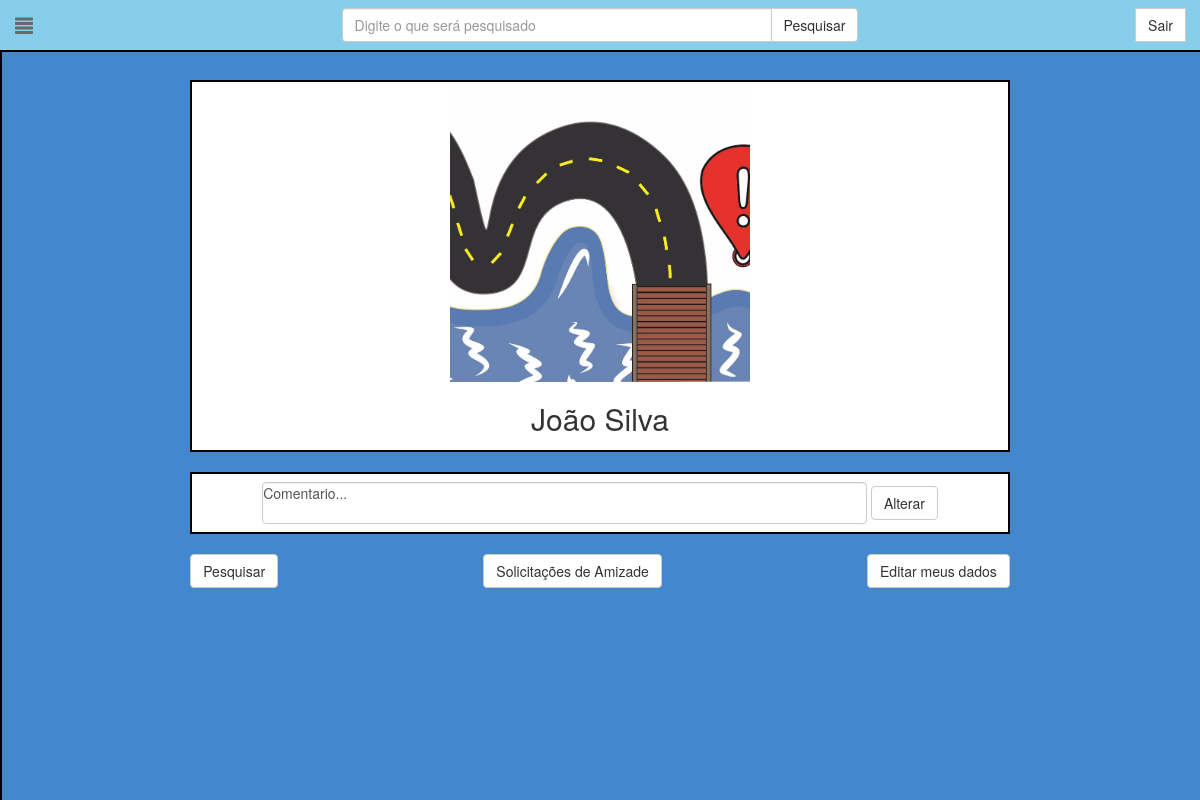
The page /perfil/4/ (signed in) on the database its author committed.
### MapFindIt/models.py (models this page shows, shortened)
class Usuario(models.Model):
    idusuario = models.AutoField(db_column='idUsuario', primary_key=True)  # Field name made lowercase.
    primnomeusuario = models.CharField(db_column='primNomeUsuario', max_length=25)  # Field name made lowercase.
    emailusuario = models.CharField(db_column='emailUsuario', max_length=50)  # Field name made lowercase.
    senhausuario = models.CharField(db_column='senhaUsuario', max_length=32)  # Field name made lowercase.
    datanascimento = models.DateField(db_column='dataNascimento')  # Field name made lowercase.
    idtsexo = models.CharField(db_column='idtSexo', max_length=1)  # Field name made lowercase.
    ultnomeusuario = models.CharField(db_column='ultNomeUsuario', max_length=50)  # Field name made lowercase.
    txtfrase = models.CharField(db_column="txtFrase", max_length=100, default="No que você está pensando?") #Field name made lowercase
    foto = models.ImageField(upload_to='MapFindIt/static/MapFindIt/imagemUsers/', null=True, blank=True)
    class Meta:
        db_table = 'usuario'

### MapFindIt/views.py (the view)
# urls.py: url(r'^perfil/(?P<idusuario>[0-9]+)/$', views.perfil, name="perfil"),
def perfil(request, idusuario):
	if request.method=="POST" and request.POST.__contains__('primNome'): #Usuario alterou um dos dados de cadastro
		usuarioFull=get_object_or_404(Usuario, idusuario=request.session.get('usuarioLogado'))
		usuarioFull.datanascimento=datetime.datetime.strptime(request.POST.get('nascimento'), "%d/%m/%Y").strftime("%Y-%m-%d")
		usuarioFull.primnomeusuario=request.POST.get('primNome')
		usuarioFull.ultnomeusuario=request.POST.get('ultimoNome')
		usuarioFull.idtsexo=request.POST.get('gender')[:1]
		usuarioFull.save()
		usuario = get_object_or_404(Usuario, idusuario=idusuario)
		amigos=Amizade.objects.filter(idusuario1=idusuario).filter(idusuario2=request.session.get('usuarioLogado')).exists()
		return render(request, 'MapFindIt/perfil.html', {'usuario': usuarioFull, 'idPag': usuario, 'amigos':amigos})
	else:
	  if request.method=="GET" and request.GET.__contains__('fraseUsuario'): #Se a frase do usuario foi alterada
		  usuarioFull=get_object_or_404(Usuario, idusuario=request.session.get('usuarioLogado'))
		  usuarioFull.txtfrase=request.GET.get('fraseUsuario')
		  usuarioFull.save()
		  usuario = get_object_or_404(Usuario, idusuario=idusuario)
		  amigos=Amizade.objects.filter(idusuario1=idusuario).filter(idusuario2=request.session.get('usuarioLogado')).exists()
		  return render(request, 'MapFindIt/perfil.html', {'usuario': usuarioFull, 'idPag': usuario, 'amigos':amigos})
	  else:
		  if request.method=="POST" and request.POST.__contains__('senhaAtual'): #Se a senha do usuario foi alterada
			  usuarioFull=get_object_or_404(Usuario, idusuario=request.session.get('usuarioLogado'))
			  usuarioFull.senhausuario=hashlib.md5((request.POST.get('password')+'cockles').encode()).hexdigest()
			  usuarioFull.save()
			  usuario = get_object_or_404(Usuario, idusuario=idusuario)
			  amigos=Amizade.objects.filter(idusuario1=idusuario).filter(idusuario2=request.session.get('usuarioLogado')).exists()
			  return render(request, 'MapFindIt/perfil.html', {'usuario': usuarioFull, 'idPag': usuario, 'amigos':amigos})
		  else:
			  if request.method=="POST" and request.POST.__contains__('blob'): #A foto do usuario foi alterada
				  blobStr=request.POST.get('blob')
				  format, imgstr = blobStr.split(';base64,')
				  ext = format.split('/')[-1]
				  if os.path.exists("MapFindIt/static/MapFindIt/imagemUsers/"+str(request.session.get('usuarioLogado'))+"."+ext):
					  os.remove("MapFindIt/static/MapFindIt/imagemUsers/"+str(request.session.get('usuarioLogado'))+"."+ext)
				  data = ContentFile(base64.b64decode(imgstr), name=str(request.session.get('usuarioLogado')) + "." + ext)
				  usuarioFull=get_object_or_404(Usuario, idusuario=request.session.get('usuarioLogado'))
				  usuarioFull.foto=data
				  usuarioFull.save()
				  usuario = get_object_or_404(Usuario, idusuario=idusuario)
				  amigos=Amizade.objects.filter(idusuario1=idusuario).filter(idusuario2=request.session.get('usuarioLogado')).exists()
				  return render(request, 'MapFindIt/perfil.html', {'usuario': usuarioFull, 'idPag': usuario, 'amigos':amigos})
			  else: #Request padrão da pagina
				  usuario = get_object_or_404(Usuario, idusuario=idusuario)
				  usuarioFull=get_object_or_404(Usuario, idusuario=request.session.get('usuarioLogado'))
				  amigos=Amizade.objects.filter(idusuario1=idusuario).filter(idusuario2=request.session.get('usuarioLogado')).exists()
				  return render(request, 'MapFindIt/perfil.html', {'usuario': usuarioFull, 'idPag': usuario, 'amigos':amigos})

### MapFindIt/templates/MapFindIt/perfil.html (shortened to what this page needs)
<!DOCTYPE html>
{% load static %}
{% static "" as baseUrl %}
<html lang="pt-br">
  <head>
    <link href="{% static "MapFindIt/css/bootstrap.min.css" %}" rel="stylesheet">
    <link  href="{% static "MapFindIt/css/cropper.min.css" %}" rel="stylesheet">
    <link href="{% static "MapFindIt/css/postagem.css"%}" rel="stylesheet">
    <link href="{% static "MapFindIt/css/perfil.css"%}" rel="stylesheet">
  </head>
  <body>
    {% include "./menu.html" with user=usuario %}
        <div class="row">
          <div class="col-md-8 col-md-offset-2 white" >
            <div class="center">
              {% if usuario.foto %}
                 <img id="img" style="display:block; margin:auto;width:300px;height:300px" class="img-responsive" src="{{baseUrl}}MapFindIt/ImagemUsers/{{idPag.idusuario}}.png"></img>
              {% else %}
                 <img id="img" class="img-responsive" style="width:20%;display:block;margin:auto;" src="{% static "MapFindIt/img/default_user.png" %}"></img>
              {% endif %}
              <label for="imagemUser"><h2>{{idPag.primnomeusuario}} {{idPag.ultnomeusuario}}</h2></label>
            </div>
          </div>
        </div>
        <br>
        <div class="row">
          <div class="col-md-8 col-md-offset-2 white">
            <div class="center">
              {% if usuario.idusuario != idPag.idusuario %}
                <p>{{idPag.txtfrase}}</p>
              {% else %}
                <form class="navbar-form" method="GET">
                  <textarea style="width: 80%; border: 1; padding: 0; margin: 0; resize: none;" name="fraseUsuario" class="form-control" rows="2" id="fraseUsuario">{{idPag.txtfrase}}</textarea>
                  <button type="submit" class="btn btn-default">Alterar</button>
                </form>
              {% endif %}
            </div>
          </div>
        </div>
        <br>
        {% if usuario.idusuario == idPag.idusuario %}
          <div class="row" style="display: flex; justify-content: space-between">
            <button type="button" class="btn btn-default">Pesquisar</button>
            <button type="button" class="btn btn-default">Solicitações de Amizade</button>
            <button type="button" class="btn btn-default" href="#modal-editar" data-toggle="modal">Editar meus dados</button>
          </div>
          <br>
        {% endif %}
    </div>
  </body>
</html>

### MapFindIt/static/MapFindIt/css/postagem.css (style rules this page uses)
.white { background: white; border: 2px solid black; }
.center { text-align:center; }

### MapFindIt/static/MapFindIt/css/perfil.css (style rules this page uses)
body { background:#4388CC; }
.center { text-align:center; }

### rows shown on the page
Usuario: primnomeusuario "João", ultnomeusuario "Silva", fraseUsuario "Comentario..."
